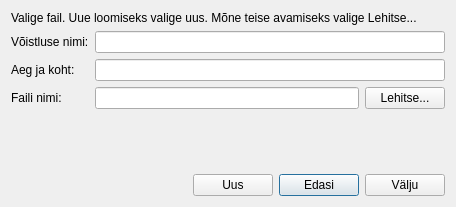
<?xml version="1.0" encoding="UTF-8"?>
<ui version="4.0">
 <class>AlguseValikClass</class>
 <widget class="QDialog" name="AlguseValikClass">
  <property name="geometry">
   <rect>
    <x>0</x>
    <y>0</y>
    <width>456</width>
    <height>207</height>
   </rect>
  </property>
  <property name="windowTitle">
   <string>Protokollitaja</string>
  </property>
  <layout class="QVBoxLayout" name="verticalLayout">
   <item>
    <widget class="QLabel" name="label">
     <property name="text">
      <string>Valige fail. Uue loomiseks valige uus. Mõne teise avamiseks valige Lehitse...</string>
     </property>
     <property name="wordWrap">
      <bool>true</bool>
     </property>
    </widget>
   </item>
   <item>
    <layout class="QGridLayout" name="gridLayout">
     <item row="0" column="0">
      <widget class="QLabel" name="label_2">
       <property name="text">
        <string>Võistluse nimi:</string>
       </property>
      </widget>
     </item>
     <item row="0" column="1" colspan="2">
      <widget class="QLineEdit" name="voistluseNimi">
       <property name="toolTip">
        <string>Praegu valitava võistluse nimi</string>
       </property>
       <property name="readOnly">
        <bool>true</bool>
       </property>
      </widget>
     </item>
     <item row="1" column="0">
      <widget class="QLabel" name="label_4">
       <property name="text">
        <string>Aeg ja koht:</string>
       </property>
      </widget>
     </item>
     <item row="1" column="1" colspan="2">
      <widget class="QLineEdit" name="aegKohtEdit">
       <property name="toolTip">
        <string>Toimumise aeg ja koht</string>
       </property>
      </widget>
     </item>
     <item row="2" column="0">
      <widget class="QLabel" name="label_3">
       <property name="text">
        <string>Faili nimi:</string>
       </property>
      </widget>
     </item>
     <item row="2" column="1">
      <widget class="QLineEdit" name="failiNimi">
       <property name="toolTip">
        <string>Võistluse faili nimi</string>
       </property>
      </widget>
     </item>
     <item row="2" column="2">
      <widget class="QPushButton" name="avaNupp">
       <property name="toolTip">
        <string>Siia vajutades saate otsida teise faili, mida avada</string>
       </property>
       <property name="text">
        <string>Lehitse...</string>
       </property>
      </widget>
     </item>
    </layout>
   </item>
   <item>
    <spacer name="verticalSpacer">
     <property name="orientation">
      <enum>Qt::Vertical</enum>
     </property>
     <property name="sizeHint" stdset="0">
      <size>
       <width>20</width>
       <height>35</height>
      </size>
     </property>
    </spacer>
   </item>
   <item>
    <layout class="QHBoxLayout" name="horizontalLayout">
     <item>
      <spacer name="horizontalSpacer">
       <property name="orientation">
        <enum>Qt::Horizontal</enum>
       </property>
       <property name="sizeHint" stdset="0">
        <size>
         <width>128</width>
         <height>20</height>
        </size>
       </property>
      </spacer>
     </item>
     <item>
      <widget class="QPushButton" name="uusNupp">
       <property name="toolTip">
        <string>Siia vajutades saate luua uue võistluse ja faili</string>
       </property>
       <property name="text">
        <string>Uus</string>
       </property>
      </widget>
     </item>
     <item>
      <widget class="QPushButton" name="edasiNupp">
       <property name="toolTip">
        <string>Selle võistluse ja faili avamiseks vajutage siia</string>
       </property>
       <property name="text">
        <string>Edasi</string>
       </property>
       <property name="default">
        <bool>true</bool>
       </property>
      </widget>
     </item>
     <item>
      <widget class="QPushButton" name="valjuNupp">
       <property name="text">
        <string>Välju</string>
       </property>
      </widget>
     </item>
    </layout>
   </item>
  </layout>
 </widget>
 <layoutdefault spacing="6" margin="11"/>
 <resources/>
 <connections>
  <connection>
   <sender>valjuNupp</sender>
   <signal>clicked()</signal>
   <receiver>AlguseValikClass</receiver>
   <slot>reject()</slot>
   <hints>
    <hint type="sourcelabel">
     <x>445</x>
     <y>169</y>
    </hint>
    <hint type="destinationlabel">
     <x>302</x>
     <y>98</y>
    </hint>
   </hints>
  </connection>
 </connections>
</ui>
